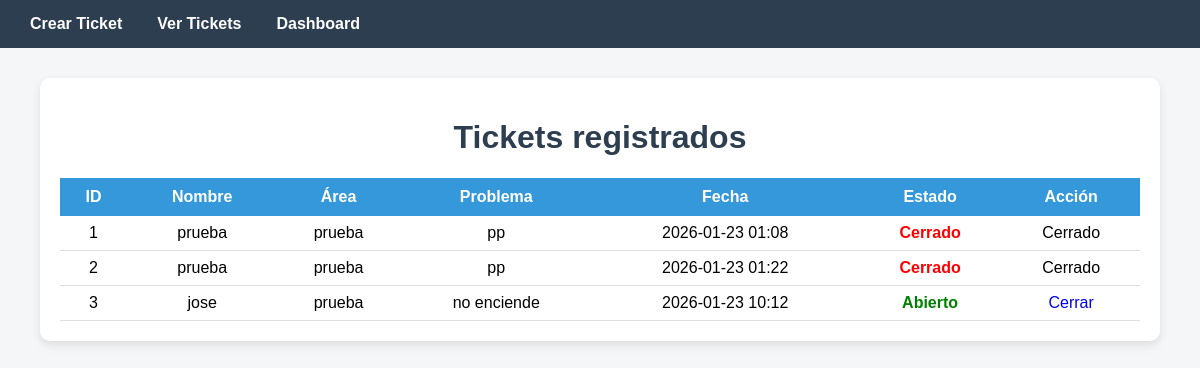
Page /tickets on the committed database.
### tables this page shows
CREATE TABLE tickets (
        id INTEGER PRIMARY KEY AUTOINCREMENT,
        nombre TEXT,
        area TEXT,
        problema TEXT,
        fecha TEXT,
        estado TEXT,
        observaciones TEXT,
        complejidad TEXT
    );

### main.py (the view)
@app.route("/tickets")
def ver_tickets():
    conexion = sqlite3.connect("tickets.db")
    cursor = conexion.cursor()
    cursor.execute("SELECT * FROM tickets")
    tickets = cursor.fetchall()
    conexion.close()
    return render_template("tickets.html", tickets=tickets)

### templates/tickets.html (shortened to what this page needs)
{% extends "base.html" %}
{% block content %}
<h1>Tickets registrados</h1>
<table>
    <tr>
        <th>ID</th>
        <th>Nombre</th>
        <th>Área</th>
        <th>Problema</th>
        <th>Fecha</th>
        <th>Estado</th>
        <th>Acción</th>
    </tr>
    {% for ticket in tickets %}
    <tr>
        <td>{{ ticket[0] }}</td>
        <td>{{ ticket[1] }}</td>
        <td>{{ ticket[2] }}</td>
        <td>{{ ticket[3] }}</td>
        <td>{{ ticket[4] }}</td>
        <td class="estado-{{ ticket[5]|lower }}">{{ ticket[5] }}</td>
        <td>
            {% if ticket[5] == "Abierto" %}
                <a href="/cerrar/{{ ticket[0] }}">Cerrar</a>
            {% else %}
                Cerrado
            {% endif %}
        </td>
    </tr>
    {% endfor %}
</table>
{% endblock %}

### templates/base.html (shortened to what this page needs)
<!DOCTYPE html>
<html lang="es">
<head>
    <link rel="stylesheet" href="{{ url_for('static', filename='estilos.css') }}">
</head>
<body>
<nav class="navbar">
    <a href="/">Crear Ticket</a>
    <a href="/tickets">Ver Tickets</a>
    <a href="/dashboard">Dashboard</a>
</nav>
<div class="container">
    {% block content %}
    {% endblock %}
</div>
</body>
</html>

### static/estilos.css (style rules this page uses)
body { font-family: Arial, Helvetica, sans-serif; background-color: #f4f6f8; margin: 0; padding: 0; }
nav { background-color: #2c3e50; padding: 10px; }
nav a { color: white; margin-left: 15px; font-weight: bold; }
h1, h2 { text-align: center; color: #2c3e50; }
.container { width: 90%; margin: 30px auto; background: white; padding: 20px; border-radius: 10px; box-shadow: 0px 4px 10px rgba(0,0,0,0.1); }
table { width: 100%; border-collapse: collapse; margin-top: 20px; }
table th { background-color: #3498db; color: white; padding: 10px; }
table td { padding: 8px; text-align: center; border-bottom: 1px solid #ddd; }
.estado-abierto { color: green; font-weight: bold; }
.estado-cerrado { color: red; font-weight: bold; }
a { text-decoration: none; }
.navbar { background-color: #2c3e50; padding: 15px; display: flex; gap: 20px; }
.navbar a { color: white; text-decoration: none; font-weight: bold; }

### rows in the picture
tickets: id "1", nombre "prueba", area "prueba", problema "pp", fecha "2026-01-23 01:08", estado "Cerrado"
tickets: id "2", nombre "prueba", area "prueba", problema "pp", fecha "2026-01-23 01:22", estado "Cerrado"
tickets: id "3", nombre "jose", area "prueba", problema "no enciende", fecha "2026-01-23 10:12", estado "Abierto"
